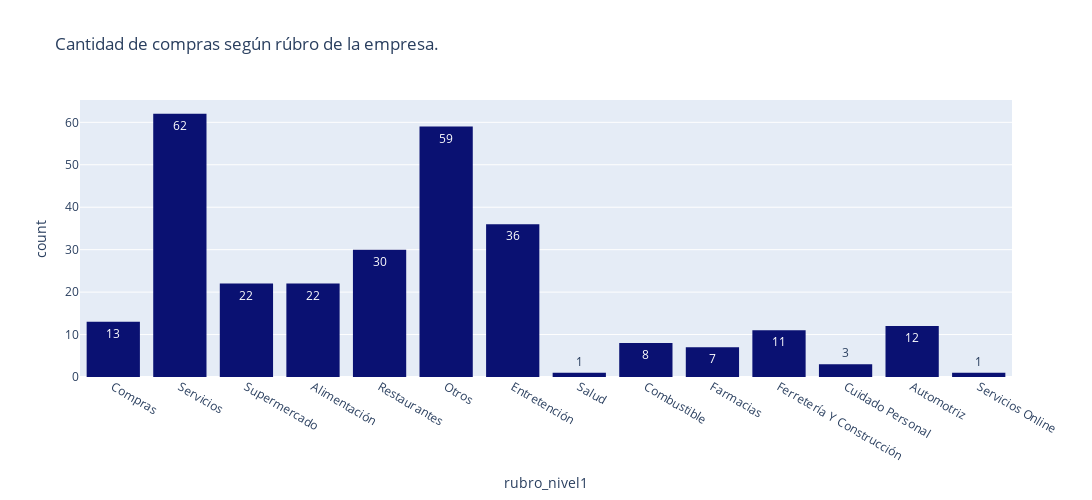

The notebook cell saved with this chart:
### Code cell
px.histogram(compra_cliente, x='rubro_nivel1', text_auto=True,
             title='Cantidad de compras según rúbro de la empresa.',
             width=1100, height=500, color_discrete_sequence=['#0A1172'])

### Figure 1 — Plotly figure (JSON) as saved in the notebook; plotly's stock layout.template omitted (floating-point values rounded to 4 significant figures; data arrays with more than 128 entries replaced by an {"elided": "..."} marker saying what was removed)
{"data": [{"alignmentgroup": "True", "bingroup": "x", "hovertemplate": "rubro_nivel1=%{x}<br>count=%{y}<extra></extra>", "legendgroup": "", "marker": {"color": "#0A1172", "pattern": {"shape": ""}}, "name": "", "offsetgroup": "", "orientation": "v", "showlegend": false, "texttemplate": "%{value}", "type": "histogram", "x": {"elided": "287 str values"}, "xaxis": "x", "yaxis": "y"}], "layout": {"barmode": "relative", "height": 500, "legend": {"tracegroupgap": 0}, "title": {"text": "Cantidad de compras según rúbro de la empresa."}, "width": 1100, "xaxis": {"anchor": "y", "autorange": true, "domain": [0, 1], "range": [-0.5, 13.5], "title": {"text": "rubro_nivel1"}, "type": "category"}, "yaxis": {"anchor": "x", "autorange": true, "domain": [0, 1], "range": [0, 65.26], "title": {"text": "count"}}}}
